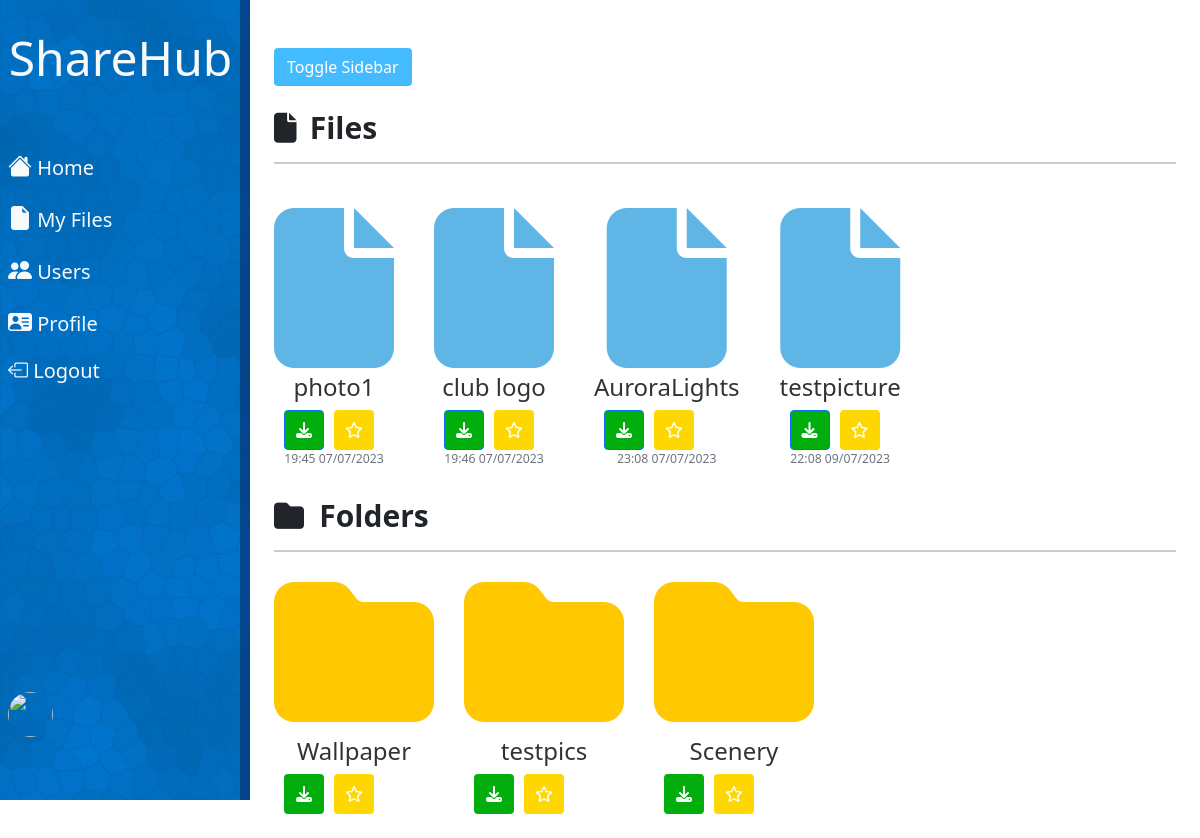
Page /all_users/1 on the committed database.
### root/models.py (models this page shows, shortened)
class AllFiles(models.Model):
    owner= models.ForeignKey(User, on_delete=models.CASCADE)
    title= models.CharField(max_length=100)
    file=models.FileField(upload_to='all_files/', default='')
    created_at=models.DateTimeField(auto_now_add=True,)
    folder = models.ForeignKey(Folder, on_delete=models.CASCADE, null=True, blank=True)
    is_favorite = models.ManyToManyField(User,related_name='favorite_files')
    is_private = models.BooleanField(default=False)

class Folder(models.Model):
    name = models.CharField(max_length=255)
    user = models.ForeignKey(User, on_delete=models.CASCADE)
    parent_folder = models.ForeignKey('self', on_delete=models.CASCADE, null=True, blank=True)
    is_favorite = models.ManyToManyField(User,related_name='favorite_folders')
    is_private = models.BooleanField(default=False)

### root/views.py (the view)
# urls.py: path('all_users/<int:user_id>', MyFileFolderView.as_view(template_name='root/home_base.html'),name='user_repo'),
class MyFileFolderView(TemplateView):
    template_name = 'root/all_files.html'
    def get_context_data(self, **kwargs):
        context = super().get_context_data(**kwargs)
        folder_id=None
        folder_id = self.kwargs.get('parent_folder_id')
        folderuser=None
        logged_user=None
        logged_user=self.kwargs.get('user_id')
        if logged_user:
            logged_user=self.kwargs.get('user_id')
        elif folder_id:
            folderuser=Folder.objects.get(id=folder_id)
            logged_user=folderuser.user
        else:
            logged_user=self.request.user
        if folder_id:
            files = AllFiles.objects.filter(owner=logged_user,folder=folder_id)
        else:
            files = AllFiles.objects.filter(owner=logged_user, folder=None)
        if folder_id:
            folders = Folder.objects.filter(user=logged_user, parent_folder=folder_id)
        else:
            folders = Folder.objects.filter(user=logged_user, parent_folder=None)
        context['files'] = files
        context['folders'] = folders
        context['folderuser']=logged_user
        return context

### root/templates/root/home_base.html (shortened to what this page needs)
{% extends "root/base.html" %}
{% load crispy_forms_tags %}
{% load custom_filters %}
{% block content %}
<h2 class="section-title">
    <i class="fa-solid fa-file" style="font-size: 30px; margin-right: 7px;"></i>
    <span style="font-size: 30px;">Files</span></h2>
<hr class="section-line">
<div class="file-section">
  {% for post in files %}
  <article class="media content-section">
    <div class="media-body">
        <a class="article-title" href="{{ file.file.url }}" target="_blank"
         style="text-decoration: none; color: #333; display: flex; flex-direction: column; align-items: center;">
         <i class="fa-solid fa-file fa-10x" style="color: #60b5e7;"></i>
            <h4 style="margin-top: 5px;">{{ post.title }}</h4>
          </a>
          <div class="button-row">
            <a href="{% url 'download_file' post.file.path %}" class="btn btn-primary square-button" style="background-color: #01ae0d;">
              <i class="fa-solid fa-download"></i>
            </a>
              {% if request.user in post.is_favorite.all %}
                {% with favorite_class='favpurple' %}
                  <a href="{% url 'toggle_favorite' 'File' post.id %}" class="btn btn-primary favorite-button square-button {{ favorite_class }}">
                    <i class="bi bi-star-fill"></i>
                  </a>
                {% endwith %}
              {% else %}
                {% with favorite_class='favpurple' %}
                  <a href="{% url 'toggle_favorite' 'File' post.id %}" class="btn btn-primary favorite-button square-button {{ favorite_class }}">
                    <i class="fa-regular fa-star"></i>
                  </a>
                {% endwith %}
              {% endif %}
            </div>
      <div class="article-metadata">
        <small class="text-muted d-flex justify-content-center">
            {{ post.created_at|date:"H:i d/m/Y" }}
        </small>
      </div>
    </div>
  </article>
  {% endfor %}
</div>
<h2 class="section-title">
    <i class='fa fa-folder blue-color'
    style="margin-right: 9px; font-size: 30px;"></i>
    <span style="font-size: 30px;">Folders</span></h2>
<hr class="section-line">
<div class="folder-section">
  {% for post in folders %}
  <article class="media content-section">
    <div class="media-body">
        <a class="article-title" href="{% url 'subfolder' post.id %}" style="text-decoration: none; color: #333; display: flex; flex-direction: column; align-items: center;">
            <i class="fas fa-folder fa-10x" style="color: #ffc800;"></i>
            <h4 style="margin-top: 5px;">{{ post.name }}</h4>
          </a>
          <div class="button-row">
            <a href="{% url 'download_folder' post.id %}" class="btn btn-primary square-button " style=" background-color: #01ae0d;
            border: none;">
              <i class="fa-solid fa-download"></i>
            </a>
            {% if request.user in post.is_favorite.all %}
                {% with favorite_class='favpurple' %}
                  <a href="{% url 'toggle_favorite' 'Folder' post.id %}" class="btn btn-primary favorite-button square-button {{ favorite_class }}">
                    <i class="bi bi-star-fill"></i>
                  </a>
                {% endwith %}
              {% else %}
                {% with favorite_class='favpurple' %}
                  <a href="{% url 'toggle_favorite' 'Folder' post.id %}" class="btn btn-primary favorite-button square-button {{ favorite_class }}">
                    <i class="fa-regular fa-star"></i>
                  </a>
                {% endwith %}
              {% endif %}
          </div>
    </div>
  </article>
  {% endfor %}
</div>
{% endblock content %}

### root/static/root/home.css (style rules this page uses)
* { margin: 0; padding: 0; box-sizing: border-box; }
body { min-height: 100vh; background-color: #fff; }
.favpurple { background-color: #FFD700; border: none; }
.file-section { display: flex; flex-wrap: wrap; gap: 40px; margin-bottom: 30px; }
.folder-section { display: flex; flex-wrap: wrap; gap: 30px; }
.section-title { font-size: 24px; font-weight: bold; margin-bottom: 10px; }
.section-line { border: none; border-top: 2px solid #333; margin-bottom: 20px; }
.article-metadata { margin-top: 0px; font-size: 14px; color: #999; }
.square-button { display: flex; align-items: center; justify-content: center; width: 40px; height: 40px; padding: 0; }
.button-row { display: flex; gap: 10px; }

### rows in the picture
AllFiles: title "photo1", created_at "19:45 07/07/2023"
AllFiles: title "club logo", created_at "19:46 07/07/2023"
AllFiles: title "AuroraLights", created_at "23:08 07/07/2023"
AllFiles: title "testpicture", created_at "22:08 09/07/2023"
Folder: name "Wallpaper"
Folder: name "testpics"
Folder: name "Scenery"
